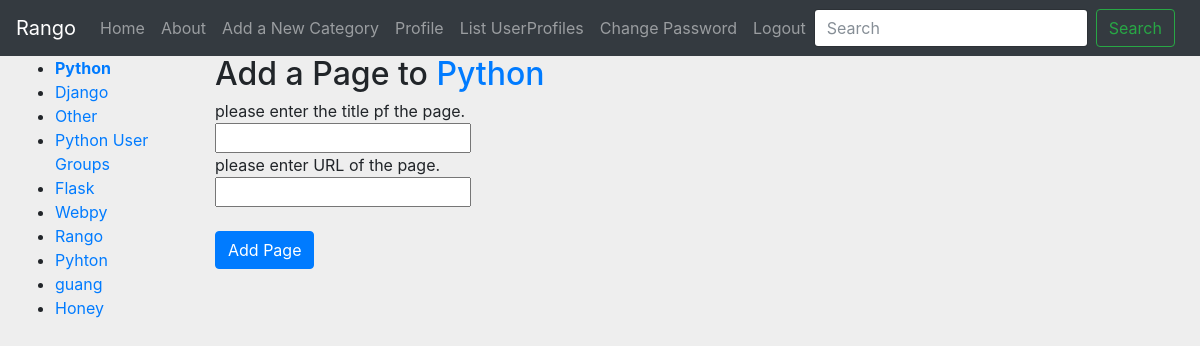
The app's page /rango/category/python/add_page (signed in) with its own data.
### rango/models.py (models this page shows, shortened)
class Category(models.Model):
    name = models.CharField(max_length=128, unique=True)
    views = models.IntegerField(default=0)
    likes = models.IntegerField(default=0)
    slug = models.SlugField(unique=True)
    class Meta:
        verbose_name_plural = 'Categories'

### rango/views.py (the view, shortened to what this page needs)
# urls.py: url(r'^category/(?P<category_name_slug>[\w\-]+)/add_page$', views.add_page, name='add_page'),
@login_required
def add_page(request, category_name_slug):
    try:
        category = Category.objects.get(slug=category_name_slug)
    except Category.DoesNotExist:
        category = None
    form = PageForm()
    context_dict = {'form': form, 'category': category}
    return render(request, 'rango/add_page.html', context_dict)

### rango/forms.py (shortened to what this page needs)
class PageForm(forms.ModelForm):
    title = forms.CharField(max_length=128, help_text="please enter the title pf the page.")
    url = forms.URLField(max_length=200, help_text="please enter URL of the page.")
    views = forms.IntegerField(widget=forms.HiddenInput(), initial=0)
    class Meta:
        model = Page
        exclude = ('category',)

### rango/templatetags/rango_template_tags.py (called while the page is built)
@register.inclusion_tag('rango/cats.html')
def get_category_list(cat=None):
    return {'cats': Category.objects.all(),
            'act_cat': cat}

### templates/rango/add_page.html (shortened to what this page needs)
{% extends "rango/base.html" %}
{% block body_block %}
    {% if category %}
        <form role="form" id="page_form" method="post" action="{% url 'rango:add_page' category.slug%}">
            <h2 class="form-signin-heading"> Add a Page to
                <a href="/rango/category/{{ category.slug }}/">
                    {{ category.name }}</a></h2> {% csrf_token %}
            {% for field in form.visible_fields %}
                {{ field.help_text }}<br/> {{ field }}<br/>
            {% endfor %}
            <br/>
            <button class="btn btn-primary"
                    type="submit" name="submit">
                Add Page
            </button>
        </form> {% else %}
        <p>This is category does not exist.</p> {% endif %}
{% endblock %}

### templates/rango/cats.html
<ul>
    {% if cats %}
        {% for c in cats %}
            {% if c == act_cat %}
                <li><strong><a href="{% url 'rango:show_category' c.slug %}">{{ c.name }}</a></strong></li>
            {% else %}
                <li><a href="{% url 'rango:show_category' c.slug %}">{{ c.name }}</a></li>
            {% endif %}
        {% endfor %}
    {% else %}
        <li><strong>There are no categories present.</strong></li>
    {% endif %}
</ul>

### records on screen
Category: name "Python"
Category: name "Django"
Category: name "Other"
Category: name "Python User Groups"
Category: name "Flask"
Category: name "Webpy"
Category: name "Rango"
Category: name "Pyhton"
Category: name "guang"
Category: name "Honey"

### other values on screen
{{ field.help_text }} "please enter the title pf the page." "please enter URL of the page."
